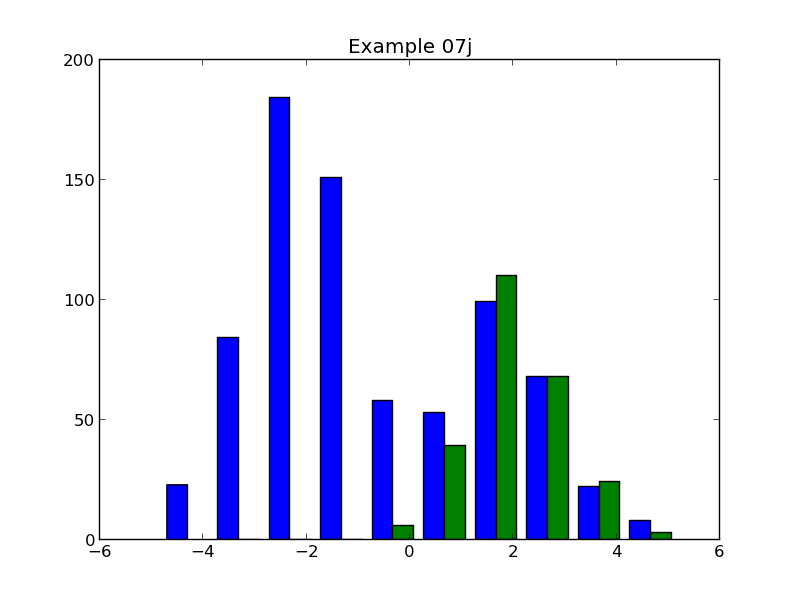

This chart was generated by the following Python code:
import matplotlib.pyplot as pyplot
import plotdata

data = plotdata.data07

pyplot.hist([data[:750], data[750:]])

pyplot.title('Example 07j')
pyplot.savefig('example07j.png')
